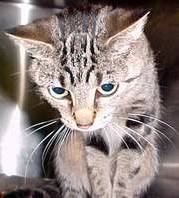
#> input picture dataset/train/cat.10016.jpg, 179 x 198 px; its folder holds 4 pictures in this run
$ python svm_model.py
#> lines starting #> are read from the running program, lines starting #| are printed output that depends on the picture
### utils.py
# utils.py
import cv2
import numpy as np

def preprocess_image(img_path: str, size=(64, 64)) -> np.ndarray:
#> called with img_path = 'dataset/train/cat.10016.jpg', size = (64, 64)
    img = cv2.imread(img_path)
#> img is the input picture: shape (198, 179, 3); mean B, G, R 126.7, 129.8, 143
    img = cv2.resize(img, size)
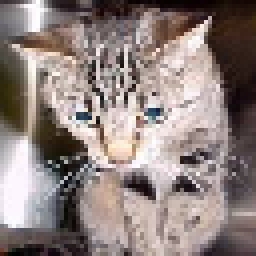
#> img: shape (64, 64, 3) (shown 4 times larger); mean B, G, R 126.4, 129.6, 142.8
    img = cv2.cvtColor(img, cv2.COLOR_BGR2GRAY)
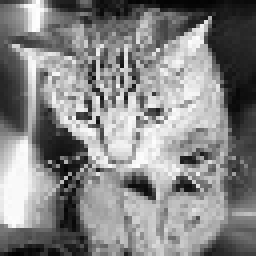
#> img: shape (64, 64) (shown 4 times larger); min 0, max 255, mean 133.2
    return img.flatten() / 255.0  # Normalize

### svm_model.py
# svm_model.py
import os
import cv2
import numpy as np
from sklearn import svm
from sklearn.model_selection import train_test_split
from sklearn.metrics import accuracy_score
import joblib
from utils import preprocess_image

print("📦 Starting model training...")

def load_data(data_dir="dataset/train", size=(64, 64)):
    X, y = [], []
    for file in os.listdir(data_dir):
        if file.endswith(".jpg"):
            label = 1 if "dog" in file.lower() else 0
            path = os.path.join(data_dir, file)
            features = preprocess_image(path, size)
#> features = 4096 values, max 1 at index 9, min 0 at index 4036, mean 0.522
            X.append(features)
            y.append(label)
#> pass 2 of the loop in load_data, `for file in os.listdir(data_dir):`:
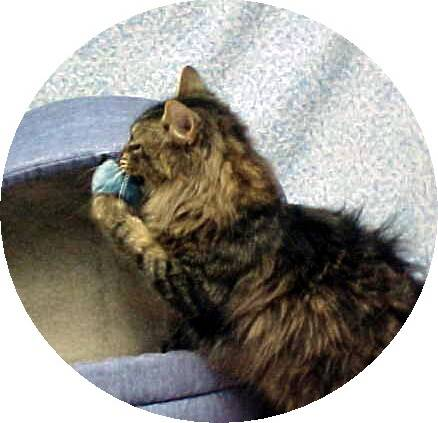
#> input picture dataset/train/cat.10118.jpg, 438 x 423 px
#> in preprocess_image, img is the input picture: shape (423, 438, 3); mean B, G, R 144.3, 150.1, 153.3
#> in preprocess_image (call 2), `img = cv2.resize(img, size)`:
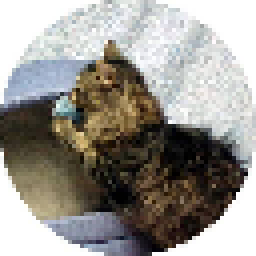
#> img: shape (64, 64, 3) (shown 4 times larger); mean B, G, R 144, 149.9, 153
#> in preprocess_image (call 2), `img = cv2.cvtColor(img, cv2.COLOR_BGR2GRAY)`:
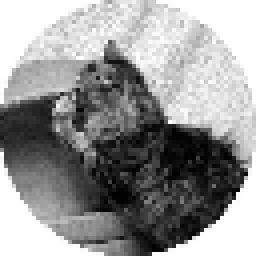
#> img: shape (64, 64) (shown 4 times larger); min 0, max 255, mean 150.2
#> features = 4096 values, max 1 at index 0, min 0 at index 2542, mean 0.589
#> pass 3 of the loop in load_data, `for file in os.listdir(data_dir):`:
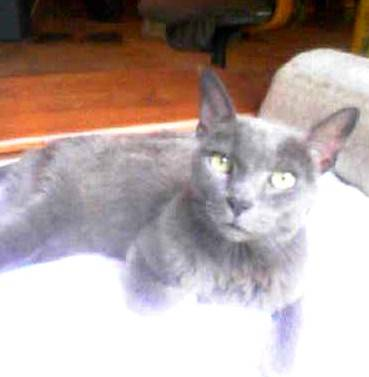
#> input picture dataset/train/cat.10200.jpg, 369 x 377 px
#> in preprocess_image, img is the input picture: shape (377, 369, 3); mean B, G, R 160.7, 164.4, 180.7
#> in preprocess_image (call 3), `img = cv2.resize(img, size)`:
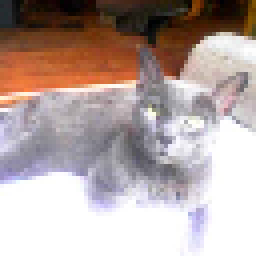
#> img: shape (64, 64, 3) (shown 4 times larger); mean B, G, R 160.7, 164.3, 180.6
#> in preprocess_image (call 3), `img = cv2.cvtColor(img, cv2.COLOR_BGR2GRAY)`:
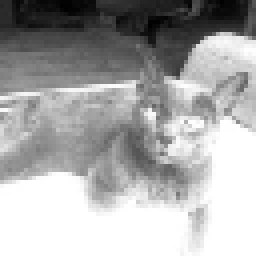
#> img: shape (64, 64) (shown 4 times larger); min 1, max 255, mean 168.8
#> features = 4096 values, max 1 at index 1976, min 0.00392 at index 55, mean 0.662
#> the loop made 4 passes; the first 3 are shown
    return np.array(X), np.array(y)

X, y = load_data()

print(f"📊 Loaded {len(X)} images.")

if len(X) == 0:
    print("❌ No images found in dataset/train/. Exiting.")
    exit()

X_train, X_test, y_train, y_test = train_test_split(X, y, test_size=0.2, random_state=42)

model = svm.SVC(kernel='linear', probability=True)
#> (the run stopped early here; a loop or call above may not have finished)
